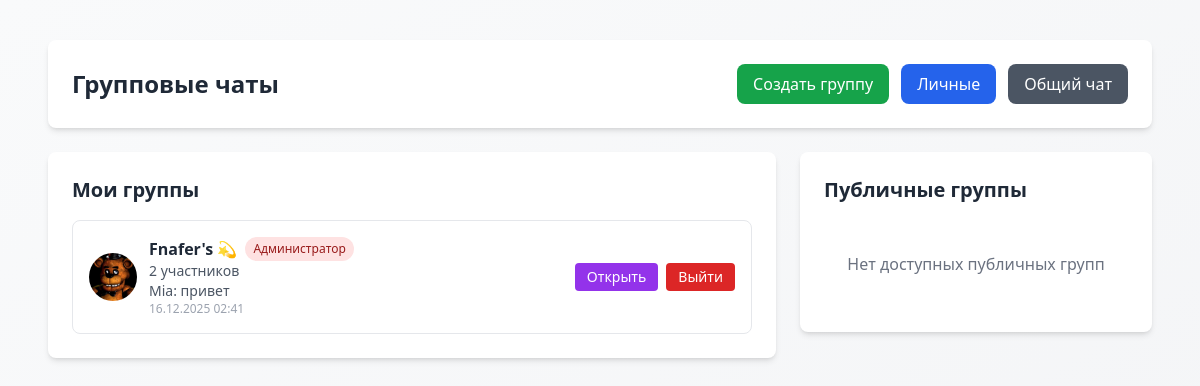
Page /chat/groups/ (signed in) on the committed database.
### chat/models.py (models this page shows, shortened)
class Group(models.Model):
    name = models.CharField(max_length=100)
    description = models.TextField(max_length=500, blank=True)
    creator = models.ForeignKey(User, on_delete=models.CASCADE, related_name='created_groups')
    members = models.ManyToManyField(User, related_name='chat_groups', through='GroupMembership')
    avatar = models.ImageField(upload_to='group_avatars/', blank=True, null=True)
    is_private = models.BooleanField(default=False)  # Приватная группа требует приглашения
    created_at = models.DateTimeField(auto_now_add=True)

class GroupMembership(models.Model):
    ROLE_CHOICES = [
        ('admin', 'Администратор'),
        ('moderator', 'Модератор'),
        ('member', 'Участник'),
    ]
    user = models.ForeignKey(User, on_delete=models.CASCADE)
    group = models.ForeignKey(Group, on_delete=models.CASCADE)
    role = models.CharField(max_length=20, choices=ROLE_CHOICES, default='member')
    joined_at = models.DateTimeField(auto_now_add=True)
    class Meta:
        unique_together = ['user', 'group']

class GroupMessage(models.Model):
    group = models.ForeignKey(Group, on_delete=models.CASCADE, related_name='messages')
    sender = models.ForeignKey(User, on_delete=models.CASCADE)
    content = models.TextField()
    timestamp = models.DateTimeField(auto_now_add=True)
    class Meta:
        ordering = ['timestamp']

### chat/views.py (the view)
# urls.py: path('groups/', views.groups_list, name='groups_list'),
@login_required
def groups_list(request):
    from .models import Group, GroupMembership
    user_groups = Group.objects.filter(members=request.user).prefetch_related('members', 'messages')
    public_groups = Group.objects.filter(is_private=False).exclude(members=request.user)[:10]
    group_data = []
    for group in user_groups:
        last_message = group.messages.last()
        membership = GroupMembership.objects.get(user=request.user, group=group)
        group_data.append({
            'group': group,
            'last_message': last_message,
            'membership': membership,
            'member_count': group.members.count(),
        })
    context = {
        'group_data': group_data,
        'public_groups': public_groups,
    }
    return render(request, 'chat/groups_list.html', context)

### templates/chat/groups_list.html
{% extends 'base.html' %}
{% load static %}
{% block content %}
<div class="max-w-6xl mx-auto p-6">
    <div class="bg-white rounded-lg shadow-md p-6 mb-6">
        <div class="flex items-center justify-between">
            <h1 class="text-2xl font-bold text-gray-800">Групповые чаты</h1>
            <div class="flex space-x-3">
                <a href="{% url 'create_group' %}" class="bg-green-600 text-white px-4 py-2 rounded-lg hover:bg-green-700 transition">
                    Создать группу
                </a>
                <a href="{% url 'private_chats' %}" class="bg-blue-600 text-white px-4 py-2 rounded-lg hover:bg-blue-700 transition">
                    Личные
                </a>
                <a href="{% url 'room' %}" class="bg-gray-600 text-white px-4 py-2 rounded-lg hover:bg-gray-700 transition">
                    Общий чат
                </a>
            </div>
        </div>
    </div>
    <div class="grid grid-cols-1 lg:grid-cols-3 gap-6">
        <div class="lg:col-span-2">
            <div class="bg-white rounded-lg shadow-md p-6">
                <h2 class="text-xl font-bold text-gray-800 mb-4">Мои группы</h2>
                {% if group_data %}
                    <div class="space-y-3">
                        {% for item in group_data %}
                            <div class="p-4 border rounded-lg hover:bg-gray-50 transition">
                                <div class="flex items-center justify-between">
                                    <div class="flex items-center space-x-3">
                                        {% if item.group.avatar %}
                                            <img src="{{ item.group.avatar.url }}" alt="Аватар группы" class="w-12 h-12 rounded-full object-cover">
                                        {% else %}
                                            <div class="w-12 h-12 bg-purple-600 rounded-full flex items-center justify-center text-white font-bold">
                                                {{ item.group.name|first|upper }}
                                            </div>
                                        {% endif %}
                                        <div class="flex-1">
                                            <div class="flex items-center space-x-2">
                                                <h3 class="font-semibold text-gray-800">{{ item.group.name }}</h3>
                                                <span class="text-xs px-2 py-1 rounded-full {% if item.membership.role == 'admin' %}bg-red-100 text-red-800{% elif item.membership.role == 'moderator' %}bg-yellow-100 text-yellow-800{% else %}bg-gray-100 text-gray-800{% endif %}">
                                                    {{ item.membership.get_role_display }}
                                                </span>
                                            </div>
                                            <p class="text-gray-600 text-sm">{{ item.member_count }} участник{{ item.member_count|pluralize:"ов" }}</p>
                                            {% if item.last_message %}
                                                <p class="text-gray-600 text-sm truncate">
                                                    {{ item.last_message.sender.username }}: {{ item.last_message.content }}
                                                </p>
                                                <p class="text-gray-400 text-xs">{{ item.last_message.timestamp|date:"d.m.Y H:i" }}</p>
                                            {% else %}
                                                <p class="text-gray-400 text-sm">Нет сообщений</p>
                                            {% endif %}
                                        </div>
                                    </div>
                                    <div class="flex space-x-2">
                                        <a href="{% url 'group_room' item.group.id %}" class="bg-purple-600 text-white px-3 py-1 rounded text-sm hover:bg-purple-700 transition">
                                            Открыть
                                        </a>
                                        {% if item.membership.role != 'admin' or item.member_count > 1 %}
                                            <a href="{% url 'leave_group' item.group.id %}" class="bg-red-600 text-white px-3 py-1 rounded text-sm hover:bg-red-700 transition" onclick="return confirm('Вы уверены, что хотите покинуть группу?')">
                                                Выйти
                                            </a>
                                        {% endif %}
                                    </div>
                                </div>
                            </div>
                        {% endfor %}
                    </div>
                {% else %}
                    <div class="text-center text-gray-500 py-8">
                        <p>Вы не состоите ни в одной группе</p>
                        <p class="text-sm">Создайте новую группу или присоединитесь к существующей</p>
                    </div>
                {% endif %}
            </div>
        </div>
        <div class="lg:col-span-1">
            <div class="bg-white rounded-lg shadow-md p-6">
                <h2 class="text-xl font-bold text-gray-800 mb-4">Публичные группы</h2>
                {% if public_groups %}
                    <div class="space-y-3 max-h-96 overflow-y-auto">
                        {% for group in public_groups %}
                            <div class="p-3 border rounded-lg">
                                <div class="flex items-center justify-between">
                                    <div class="flex items-center space-x-3">
                                        {% if group.avatar %}
                                            <img src="{{ group.avatar.url }}" alt="Аватар группы" class="w-8 h-8 rounded-full object-cover">
                                        {% else %}
                                            <div class="w-8 h-8 bg-purple-600 rounded-full flex items-center justify-center text-white text-sm font-bold">
                                                {{ group.name|first|upper }}
                                            </div>
                                        {% endif %}
                                        <div>
                                            <span class="text-gray-800 font-medium">{{ group.name }}</span>
                                            <p class="text-gray-500 text-xs">{{ group.members.count }} участник{{ group.members.count|pluralize:"ов" }}</p>
                                            {% if group.description %}
                                                <p class="text-gray-600 text-xs truncate">{{ group.description }}</p>
                                            {% endif %}
                                        </div>
                                    </div>
                                    <a href="{% url 'join_group' group.id %}" class="bg-green-600 text-white px-3 py-1 rounded text-sm hover:bg-green-700 transition">
                                        Войти
                                    </a>
                                </div>
                            </div>
                        {% endfor %}
                    </div>
                {% else %}
                    <div class="text-center text-gray-500 py-8">
                        <p>Нет доступных публичных групп</p>
                    </div>
                {% endif %}
            </div>
        </div>
    </div>
</div>
{% endblock %}

### rows in the picture
Group: group.avatar (picture), group.name "Fnafer's 💫", membership.role "Администратор", member_count "2", last_message.sender.username "Mia", last_message.content "привет", last_message.timestamp "16.12.2025 02:41"
